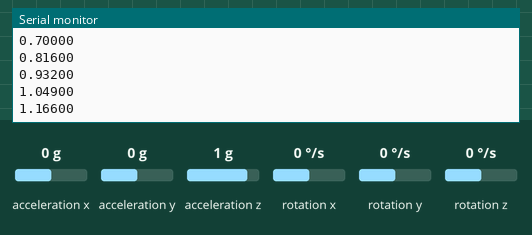
Simulated run of this sketch. Board: Arduino Uno, built with avr-gcc and run on an emulated ATmega328P. On the bench: the last lines printed to the serial monitor. The test bench sets the inputs (shaded band); at power-on: acceleration x 0 g, acceleration y 0 g, acceleration z 1 g, rotation x 0 °/s, rotation y 0 °/s, rotation z 0 °/s. Storage starts empty.

Above: at 4.2 s.
4.3 s: acceleration x set to -1.4 g
At 4.42 s:
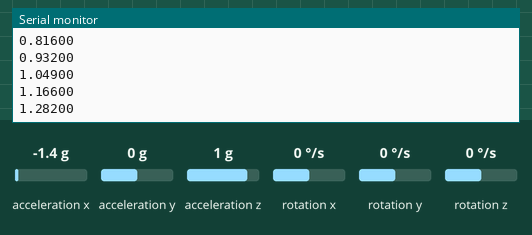
5.8 s: acceleration y set to -1.4 g
At 5.82 s:
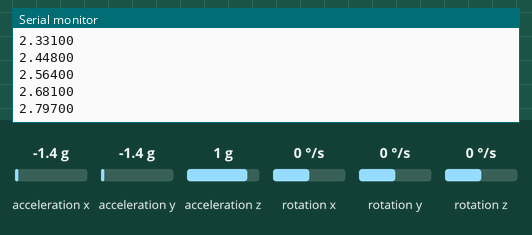
7.3 s: acceleration z set to -1.4 g
At 7.33 s:
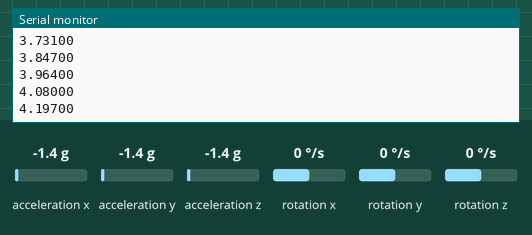
Timing chart, 0 to 10.3 s (numbered marks = the images above; inputs shaded):
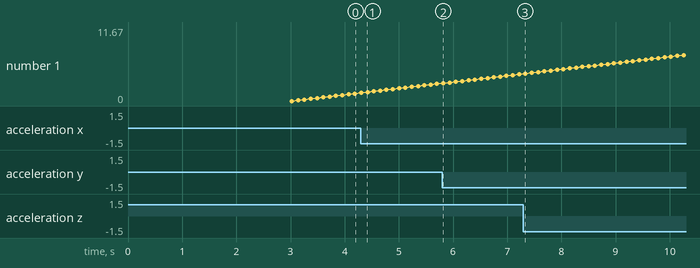

Measured:
- plotted number 1: 1.17 → 2.68 after the input at 4.3 s, 2.68 → 4.2 after the input at 5.8 s

The sketch:

MPU_with_SD.ino
```cpp
#include <Wire.h>
#include <MPU6050.h>
#include <SPI.h>
#include <SD.h>

File myFile;


MPU6050 mpu;

// stime == the time spent since the Arduino started taking MPU readings | offtime == time between powering up the Arduino and taking the readings

float stime;
int offtime;

void setup()
{
  Serial.begin(115200);
  Serial.print("Initializing SD card...");
  // SD.begin(x) == initializes the SD card module. the CS pin on the SD card module has to be connected to pin (x) in the arduino (in out case, pin 4)
  while (!SD.begin(4)) {
    Serial.println("initialization failed!");
    delay(500);
  }
    Serial.println("initialization done.");


  while(!mpu.begin(MPU6050_SCALE_2000DPS, MPU6050_RANGE_2G))
  {
    delay(500);
  }


   mpu.setAccelOffsetX(-5685);
   mpu.setAccelOffsetY(-1537);
   mpu.setAccelOffsetZ(1049);

  delay(3000);

  // millis() returns the number of milli seconds spent since the Arduino's last restart
  offtime = millis();
}

void loop()
{

  stime = (millis()-offtime)/1000.0;
  Vector normAccel = mpu.readNormalizeAccel();
  Serial.println(stime, 5);

// This part writes to the SD card module. You have to open a file first before writing to it, and you also need to close it after writing to it
// This part opens (or creates if not present) a file named DATA.txt and writes time, and the three accelerations to it in a comma-seperated values form

    myFile = SD.open("data.txt", FILE_WRITE);
    if (myFile) {
      myFile.print(stime, 5); myFile.print(", ");
      myFile.print(normAccel.XAxis, 5);myFile.print(", ");
      myFile.print(normAccel.YAxis, 5);myFile.print(", ");
      myFile.println(normAccel.ZAxis, 5);
      myFile.close();
    }
    else {Serial.println("Failed to save to SD card");}

    delay(100);


}
```
